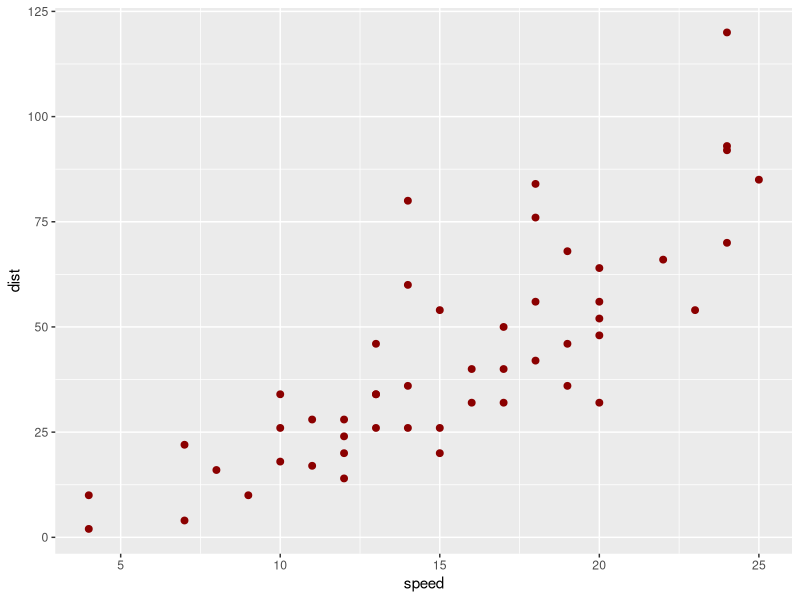
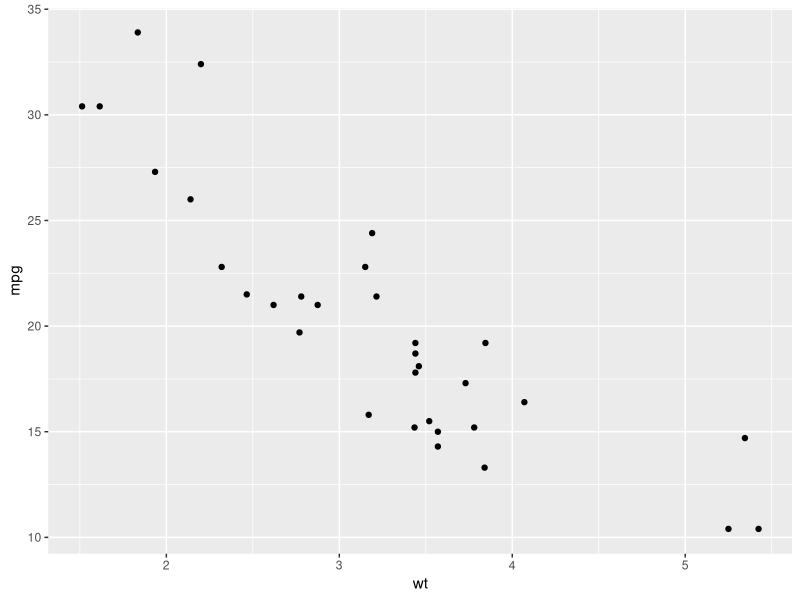
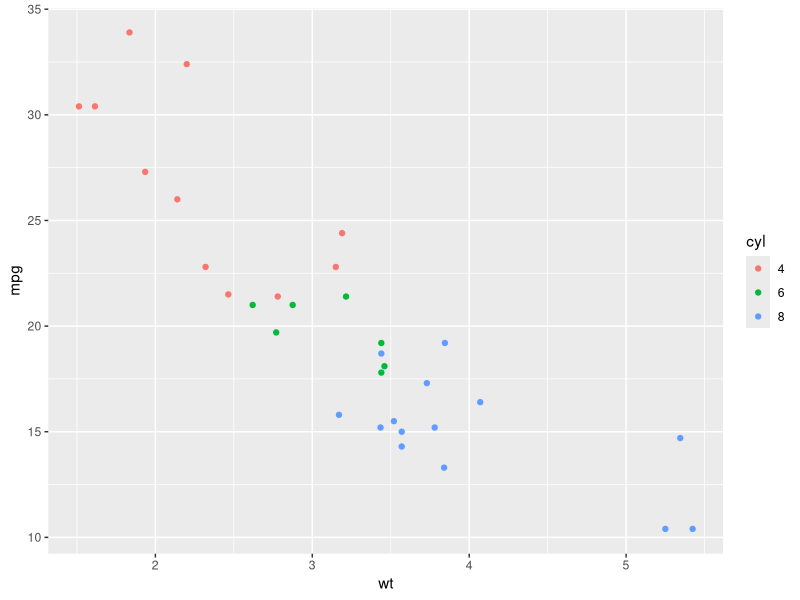

The R source for these figures, in order:
## ---- chunk 1
knitr::opts_chunk$set(echo = TRUE)
## ---- chunk 2
library(ggplot2)
library(readr)
## ---- chunk 3
ggplot(cars, aes(x = speed, y = dist)) +
  geom_point(shape = "circle", 
             color = "darkred", 
             size = 2
             )
## ---- chunk 4
my_first_data_frame <- data.frame(
  student = c("Bill", "Sally", "Tanya"),   # this is a string vector with 3 elements` 
  age     = c(22, 21, 19)
)
## ---- chunk 5
library(magrittr)   # loading magrittr for using %>%

mtcars %>%
  ggplot(., aes(x = wt, y = mpg)) +
  geom_point()
## ---- chunk 6
mtcars %>%
  dplyr::mutate(cyl = as.factor(cyl)) %>%  # changing cylinder var to a factor 
  ggplot(., aes(x = wt,                    # x variable
                y = mpg)) +                # y variable
  geom_point(aes(color = cyl))             # make geom_point colors = cyl variable

